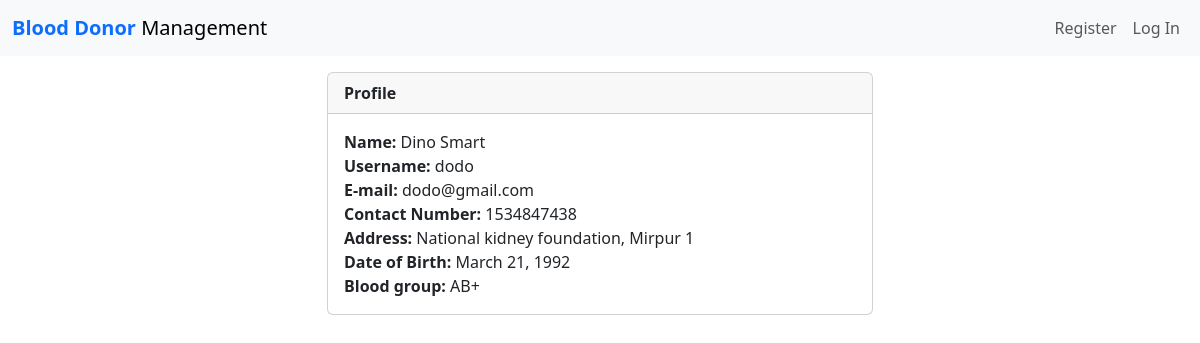
Before: /users/view/4 with the older database file.
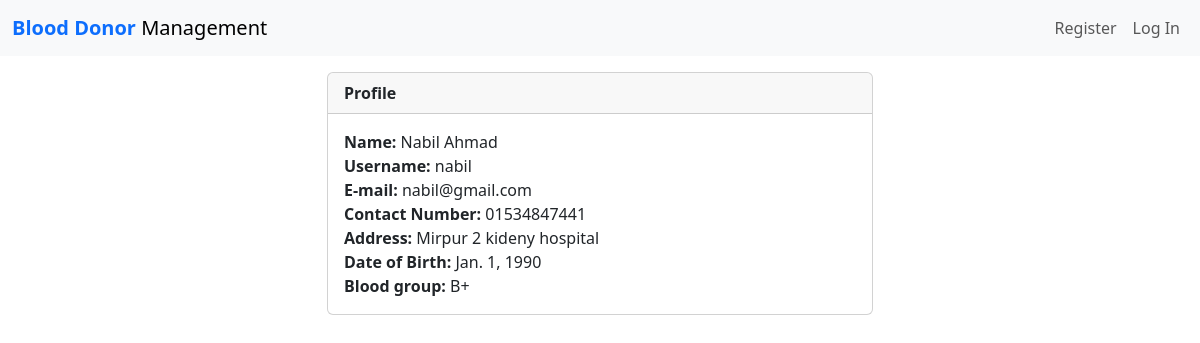
After: the same page with the newer database file.
### auth1/models.py (models this page shows, shortened)
class RegisterUser(AbstractBaseUser):
	username				= models.CharField(max_length=50, unique=True)
	name					= models.CharField(max_length=100)
	email					= models.EmailField(max_length=100, unique=True)
	contact_number			= models.CharField(max_length=15)
	address					= models.CharField(max_length=250, null=True, blank=True)
	date_of_birth			= models.DateField(null=True, blank=True) #Fix
	nid						= models.CharField(max_length=13, null=True, blank=True)
	blood_group				= models.CharField(max_length=8, choices=BLOOD_GROUPS, null=True, blank=True)
	date_joined				= models.DateTimeField(verbose_name='date joined', auto_now_add=True)
	last_login				= models.DateTimeField(verbose_name='last login', auto_now=True)
	is_admin				= models.BooleanField(default=False)
	is_active				= models.BooleanField(default=True)
	is_staff				= models.BooleanField(default=False)
	is_superuser			= models.BooleanField(default=False)
	USERNAME_FIELD = 'email'
	REQUIRED_FIELDS = ['username', 'password']
	objects = MyAccountManager()

### post/views.py (the view)
# urls.py: path('users/view/<int:user_id>', views.view_user, name='view_user'),
def view_user(request, user_id):
    context = {}
    profile = RegisterUser.objects.get(id=user_id)
    context['profile'] = profile
    print(user_id)
    born = profile.date_of_birth
    today = date.today()
    age = today.year - born.year - ((today.month, today.day) < (born.month, born.day))
    return render(request, 'auth1/profile.html', {
        'profile': profile,
        'age': age,
    })

### auth1/templates/auth1/profile.html (shortened to what this page needs)
{% extends 'post/base.html' %}
{% block content %}
    <div class="container">
        <div class="row">
            <div class="col-6 offset-3 my-3">
                <div class="card">
                    <div class="card-header d-flex justify-content-between align-items-center">
                        <b>Profile</b>
                    </div>
                    <div class="card-body">
                        <b>Name: </b>{{ profile.name }}<br/>
                        <b>Username: </b>{{ profile.username }}<br/>
                        <b>E-mail: </b>{{ profile.email }}<br/>
                        <b>Contact Number: </b>{{ profile.contact_number }}<br/>
                        {% if profile.address != None %}
                            <b>Address: </b>{{ profile.address }}<br/>
                            <b>Date of Birth: </b>{{ profile.date_of_birth }}<br/>
                            <b>Blood group: </b>{{ profile.blood_group }}<br/>
                        {% endif %}
                    </div>
                </div> <br>
            </div>
        </div>
    </div>
{% endblock %}

Changed rows visible on the page:
changed RegisterUser: name "Dino Smart" → "Nabil Ahmad"; username "dodo" → "nabil"; email "dodo@gmail.com" → "nabil@gmail.com"; contact_number "1534847438" → "01534847441"; address "National kidney foundation, Mirpur 1" → "Mirpur 2 kideny hospital"; date_of_birth "March 21, 1992" → "Jan. 1, 1990"; blood_group "AB+" → "B+"
